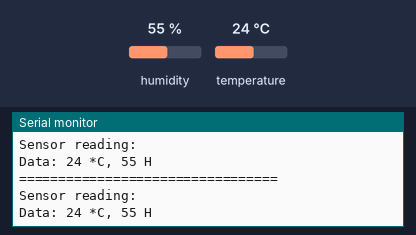
This sketch was run on a simulated ESP8266 (NodeMCU). On the bench: the last lines printed to the serial monitor. Inputs (shaded band) come from the test bench; at power-on: humidity 55 %, temperature 24 °C.

Above: at 2.3 s.
2.4 s: humidity set to 22 %
At 3.9 s:
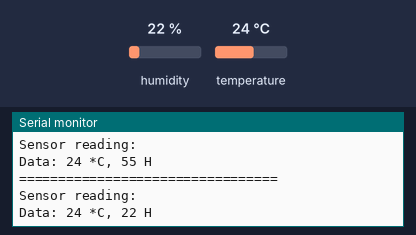
4.5 s: temperature set to 12 °C
At 5.8 s:
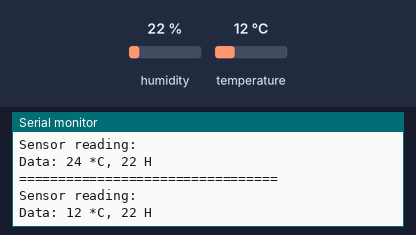
6.6 s: humidity set to 40 %
At 8.7 s:
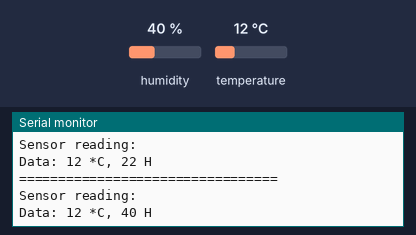
Timing chart, 0 to 10.2 s (numbered marks = the images above; inputs shaded):
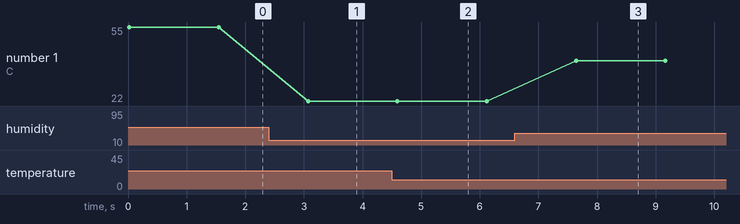

Measured:
- after the input at 2.4 s, the serial monitor: prints a new line after 0.67 s (image 1)
- after the input at 4.5 s, the serial monitor: prints a new line after 0.09 s (image 2)
- after the input at 6.6 s, the serial monitor: prints a new line after 1.0 s (image 3)
- plotted number 1: 55 → 22 after the input at 2.4 s, 22 → 40 after the input at 6.6 s

The sketch:

myduino_iot_kit_dht11.ino
```cpp
/*  DHT LIBRARY
 *  To use SimpleDHT.h, you need to install the library:
 *  Go to Sketch > Include Library > Manage Libraries...
 *  Search for 'SimpleDHT' and Install SimpleDHT by Winlin
 *
 *  PIN CONNECTION
 *  NodeMCU 3v3 -> DHT11 5v
 *  NodeMCU GND -> DHT11 GND
 *  NodeMCU D3 -> DHT11 D
*/
#include <SimpleDHT.h>

int pinDHT11 = D3;
SimpleDHT11 dht11(pinDHT11);

void setup() {
  Serial.begin(115200);
}

void loop() {
  // start working...
  Serial.println("=================================");
  Serial.println("Sensor reading:");

  // initialize variables
  byte temperature = 0;
  byte humidity = 0;

  // read from sensor
  dht11.read(&temperature, &humidity, NULL);

  // print readings
  Serial.print("Data: ");
  Serial.print((int)temperature); Serial.print(" *C, ");
  Serial.print((int)humidity); Serial.println(" H");

  // DHT11 sampling rate is 1HZ.
  delay(1500);
}
```
